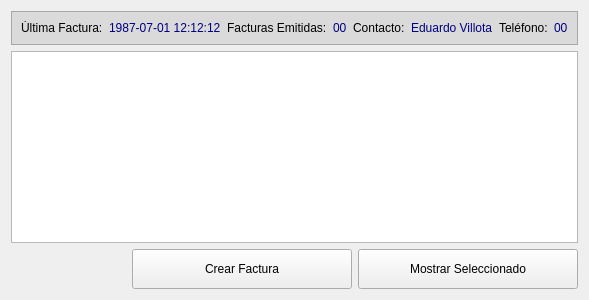
      <widget class="QWidget" name="tab_facturas">
       <attribute name="icon">
        <iconset>
         <normalon>:/Icons/icons/format_justify_fill.png</normalon>
        </iconset>
       </attribute>
       <attribute name="title">
        <string>Facturas</string>
       </attribute>
       <layout class="QVBoxLayout" name="verticalLayout_6">
        <item>
         <layout class="QVBoxLayout" name="verticalLayout_5">
          <item>
           <widget class="QFrame" name="frame_4">
            <property name="styleSheet">
             <string notr="true">background-color: rgb(218, 218, 218);</string>
            </property>
            <property name="frameShape">
             <enum>QFrame::StyledPanel</enum>
            </property>
            <property name="frameShadow">
             <enum>QFrame::Raised</enum>
            </property>
            <layout class="QHBoxLayout" name="horizontalLayout_9">
             <item>
              <layout class="QHBoxLayout" name="horizontalLayout_8">
               <item>
                <widget class="QLabel" name="lbl_ultima_facturaa">
                 <property name="text">
                  <string>Última Factura:</string>
                 </property>
                </widget>
               </item>
               <item>
                <widget class="QLabel" name="lbl_ultima_facturab">
                 <property name="toolTip">
                  <string>Numero de la ultima factura</string>
                 </property>
                 <property name="text">
                  <string>&lt;html&gt;&lt;head/&gt;&lt;body&gt;&lt;p&gt;&lt;span style=&quot; color:#00007f;&quot;&gt;1987-07-01 12:12:12&lt;/span&gt;&lt;/p&gt;&lt;/body&gt;&lt;/html&gt;</string>
                 </property>
                </widget>
               </item>
               <item>
                <widget class="QLabel" name="lbl_facturas_emitidasa">
                 <property name="text">
                  <string>Facturas Emitidas:</string>
                 </property>
                </widget>
               </item>
               <item>
                <widget class="QLabel" name="lbl_facturas_emitidasb">
                 <property name="toolTip">
                  <string>Cantidad de facturas emitidas</string>
                 </property>
                 <property name="text">
                  <string>&lt;html&gt;&lt;head/&gt;&lt;body&gt;&lt;p&gt;&lt;span style=&quot; color:#00007f;&quot;&gt;00&lt;/span&gt;&lt;/p&gt;&lt;/body&gt;&lt;/html&gt;</string>
                 </property>
                </widget>
               </item>
               <item>
                <widget class="QLabel" name="lbl_contactooa">
                 <property name="text">
                  <string>Contacto:</string>
                 </property>
                </widget>
               </item>
               <item>
                <widget class="QLabel" name="lbl_contactoob">
                 <property name="toolTip">
                  <string>Nombre de destinatario para factura</string>
                 </property>
                 <property name="text">
                  <string>&lt;html&gt;&lt;head/&gt;&lt;body&gt;&lt;p&gt;&lt;span style=&quot; color:#00007f;&quot;&gt;Eduardo Villota&lt;/span&gt;&lt;/p&gt;&lt;/body&gt;&lt;/html&gt;</string>
                 </property>
                </widget>
               </item>
               <item>
                <widget class="QLabel" name="lbl_telefonoa">
                 <property name="text">
                  <string>Teléfono:</string>
                 </property>
                </widget>
               </item>
               <item>
                <widget class="QLabel" name="lbl_telefonob">
                 <property name="toolTip">
                  <string>Numero de telefono para la factura</string>
                 </property>
                 <property name="text">
                  <string>&lt;html&gt;&lt;head/&gt;&lt;body&gt;&lt;p&gt;&lt;span style=&quot; color:#00007f;&quot;&gt;00&lt;/span&gt;&lt;/p&gt;&lt;/body&gt;&lt;/html&gt;</string>
                 </property>
                </widget>
               </item>
              </layout>
             </item>
            </layout>
           </widget>
          </item>
          <item>
           <widget class="QTableView" name="tbl_facturas"/>
          </item>
          <item>
           <layout class="QHBoxLayout" name="horizontalLayout_10">
            <item>
             <spacer name="horizontalSpacer_4">
              <property name="orientation">
               <enum>Qt::Horizontal</enum>
              </property>
              <property name="sizeHint" stdset="0">
               <size>
                <width>40</width>
                <height>20</height>
               </size>
              </property>
             </spacer>
            </item>
            <item>
             <widget class="QPushButton" name="btn_mantenimientos_4">
              <property name="minimumSize">
               <size>
                <width>220</width>
                <height>40</height>
               </size>
              </property>
              <property name="maximumSize">
               <size>
                <width>220</width>
                <height>40</height>
               </size>
              </property>
              <property name="toolTip">
               <string>Ver asignacion de vehiculos</string>
              </property>
              <property name="text">
               <string>Crear Factura</string>
              </property>
              <property name="icon">
               <iconset resource="polaris.qrc">
                <normaloff>:/Icons/icons/text_block.png</normaloff>:/Icons/icons/text_block.png</iconset>
              </property>
              <property name="iconSize">
               <size>
                <width>20</width>
                <height>20</height>
               </size>
              </property>
             </widget>
            </item>
            <item>
             <widget class="QPushButton" name="btn_monstrar_3">
              <property name="minimumSize">
               <size>
                <width>220</width>
                <height>40</height>
               </size>
              </property>
              <property name="maximumSize">
               <size>
                <width>220</width>
                <height>40</height>
               </size>
              </property>
              <property name="text">
               <string>Mostrar Seleccionado</string>
              </property>
              <property name="icon">
               <iconset>
                <normalon>:/Icons/icons/apply.png</normalon>
               </iconset>
              </property>
             </widget>
            </item>
           </layout>
          </item>
         </layout>
        </item>
       </layout>
      </widget>
